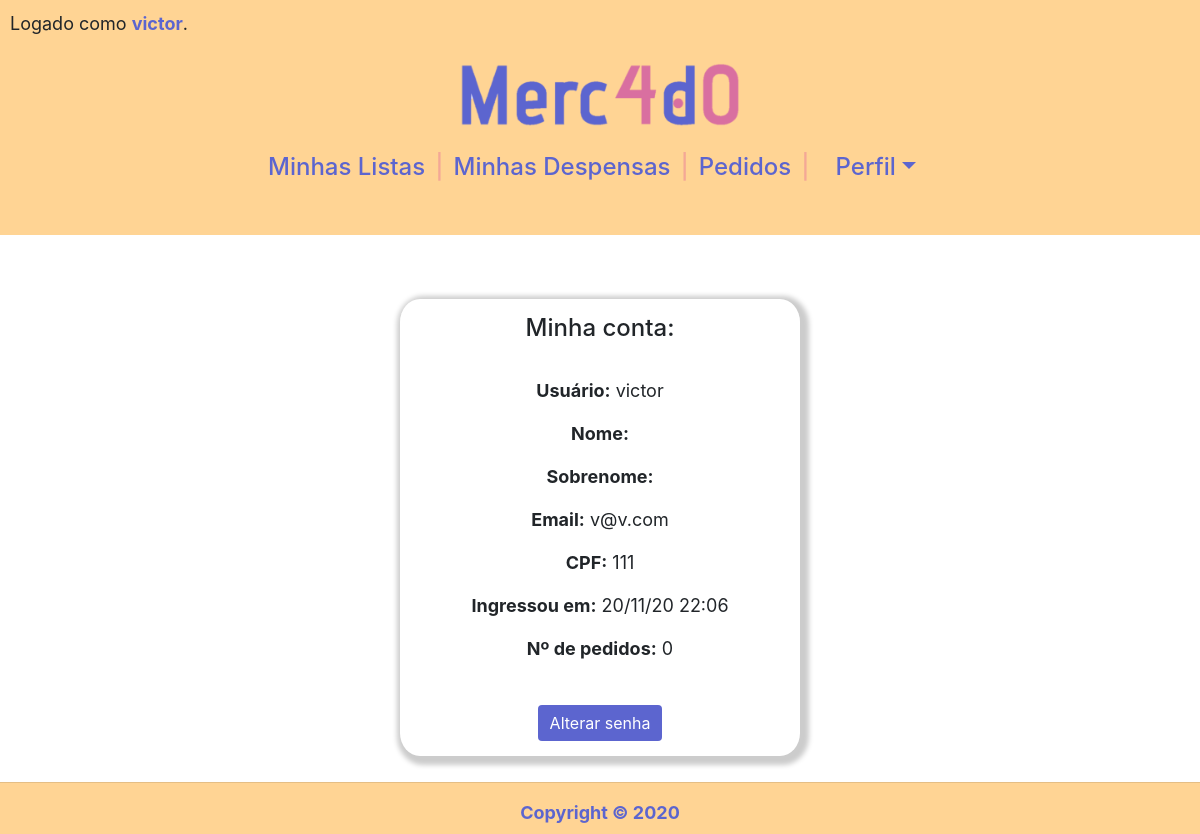
Screenshot of /conta (signed in) with the database file from the repository.
### compras/models.py (models this page shows, shortened)
class Usuario(AbstractUser):
    cpf = models.CharField(max_length=11)

### compras/views.py (the view)
# urls.py: path("conta", views.conta, name="conta"),
@login_required(login_url='login')
def conta(request):
    return render(request, 'compras/conta.html')

### compras/templates/compras/conta.html
{% extends "compras/layout.html" %}
{% block body %}
<div class='center_box'>
    <div class="box_padrao">
        <h4>Minha conta:</h4>
        <br>
        <p><b>Usuário:</b> {{ user.username }}</p>
        <p><b>Nome:</b> {{ user.first_name }}</p>
        <p><b>Sobrenome:</b> {{ user.last_name }}</p>
        <p><b>Email:</b> {{ user.email }}</p>
        <p><b>CPF:</b> {{ user.cpf }}</p>
        <p><b>Ingressou em:</b> {{ user.date_joined|date:"d/m/y H:i" }}</p>
        <p><b>Nº de pedidos:</b> {{ user.historicos.count }}</p>
        <br>
        <a href="{% url 'senha' %}">
            <button type="button" class="btn btn-primary">Alterar senha</button>
        </a>
    </div>
</div>
{% endblock %}

### compras/templates/compras/layout.html (shortened to what this page needs)
{% load static %}
<!DOCTYPE html>
<html lang="en">
<head>
    <link rel="stylesheet" href="https://cdn.jsdelivr.net/npm/bootstrap@4.5.3/dist/css/bootstrap.min.css">
    <link rel="stylesheet" href="{% static 'compras/styles.css' %}">
    <link rel="stylesheet" href="https://cdn.jsdelivr.net/npm/bootstrap-select@1.13.14/dist/css/bootstrap-select.min.css">
</head>
<body>
    <main>
        <header>
        <section>
            {% if user.is_authenticated %}
            <p>Logado como <a id="username" href="{% url 'conta' %}">{{ user.username }}</a>.</p>
            {% else %}
            <p style="color:transparent;">eduardo</p>
            {% endif %}
        </section>
        <h1><a href="{% url 'index' %}"> <img src="{%  static 'compras/LogoMerc4d0.png' %}" id="LogoMerc4d0"></a></h1>
        <h4>
            <nav id=navegacao-principal>
                <ul>
                    {% if not user.is_authenticated %}
                    <li><a href="{% url 'login' %}">Login</a></li>
                    <span>|</span>
                    <li><a href="{% url 'registrar' %}">Registrar-se</a></li>
                    {% else %}
                    <li><a href="{% url 'index' %}">Minhas Listas</a></li>
                    <span>|</span>
                    <li><a href="{% url 'acompanhamentos' %}">Minhas Despensas</a></li>
                    <span>|</span>
                    <li><a href="{% url 'pedidos' %}">Pedidos</a></li>
                    <span>|</span>
                    <li class="nav-item dropdown">
                        <a class="nav-link dropdown-toggle" data-toggle="dropdown" role="button" aria-expanded="false">Perfil</a>
                    </li>
                    {% endif %}
                </ul>
            </nav>
        </h4>
        <br>
        </header>
        <br>
        <br>
        <div class="conteudo">
        {% block body %}
        {% endblock %}
        </div>
    </main>
    <footer >
        <hr>
        Copyright &copy; 2020
    </footer>
</body>
</html>

### compras/static/compras/styles.css (style rules this page uses)
:root { --primary-color: #5c65cf; --secondary-color: #d96fa0; --primary-background: #fffaea; --secondary-background: #f4a896; --tertiary-background: #ffd494; --nav-background:#ffd494; font-family: Montserrat, sans-serif; font-size: 16px; line-height: 1.5em; }
body { font-size: large; height: 100%; min-height: 500px; padding: 0px; }
.conteudo { padding: 10px; }
main { min-height: 93vh; }
.box_padrao { box-shadow: 3px 3px 5px 6px #ccc; padding: 15px; border-radius: 5%; width: 80%; max-width: 400px; }
.center_box { display:flex; justify-content: center; }
section { text-align: left; }
a#username { color: var(--primary-color); font-weight: bold; }
nav#navegacao-principal { justify-content : center; color: var(--primary-color); display: flex; flex-direction: row; }
nav#navegacao-principal ul { margin: 0; padding: 0; }
nav#navegacao-principal li { display: inline-block; padding: 10px; }
a { color: var(--primary-color); }
span { color: var(--secondary-background); }
img#LogoMerc4d0 { width: 280px; }
.btn-primary { background-color: var(--primary-color); border: var(--primary-color); }
body { overflow-x: auto; text-align: center; }
body img { max-width: 100%; }
ul { list-style-type: none; display: table; margin: 0 auto; padding: 0; }
footer { clear: both; position: relative; height: 52px; background-color: var(--nav-background); color: var(--primary-color); font-weight: bold; }
body header { background-color:var(--nav-background); padding: 0px; }
header p { padding: 10px; }

### rows the page displays
Usuario: username "victor", email "v@v.com", cpf "111", date_joined "20/11/20 22:06", historicos.count "0"
